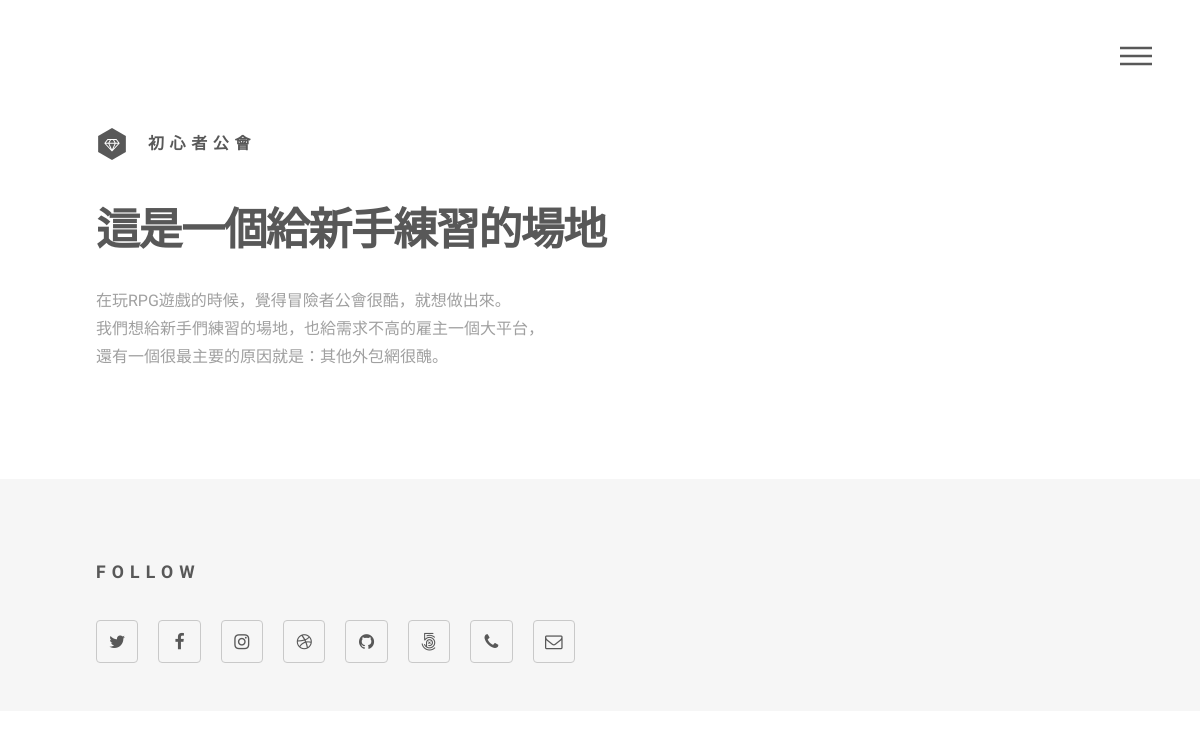
Before: /missionboard/ with the older database file.
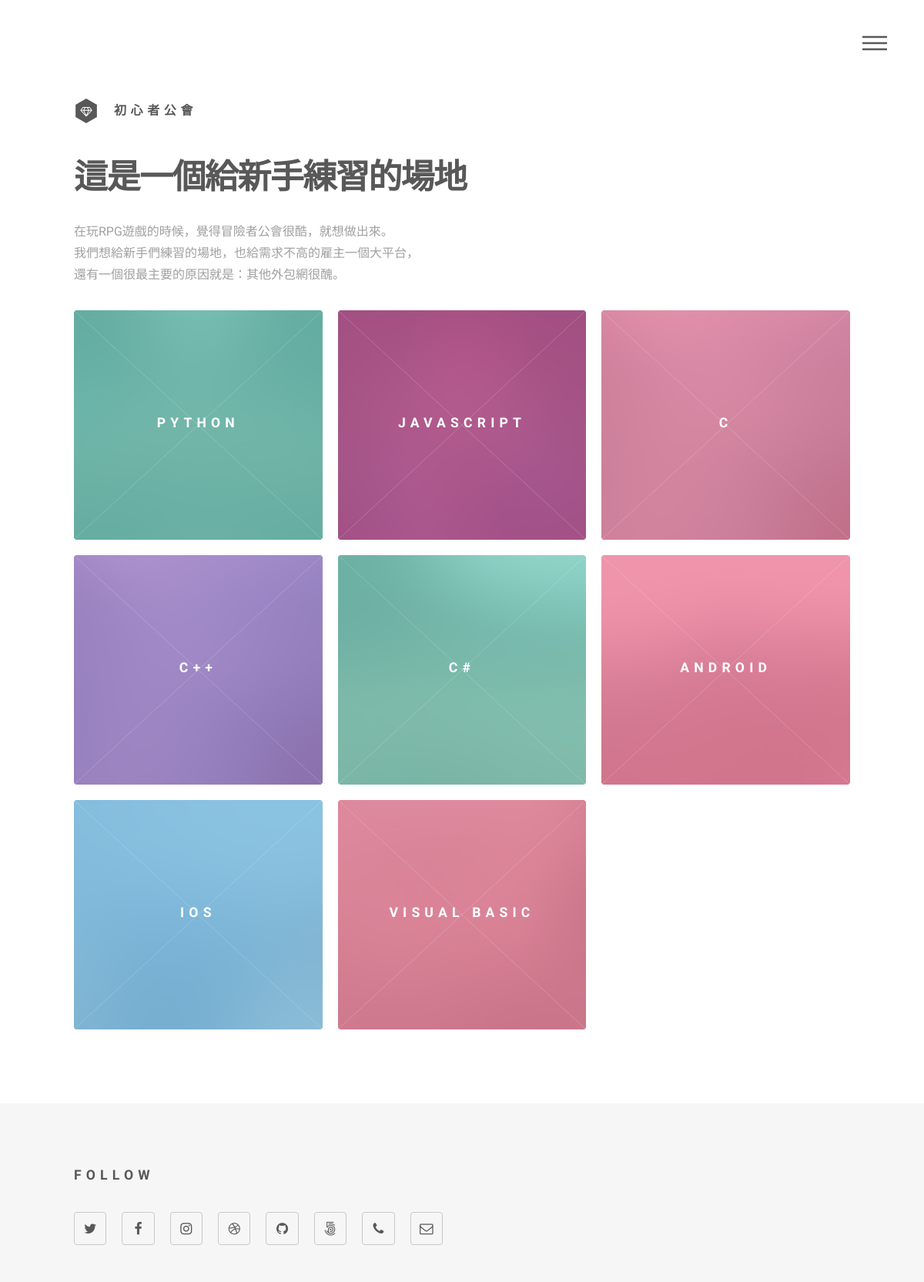
After: the same page with the newer database file.
### missionboard/models.py (models this page shows, shortened)
class Skill(models.Model):
    name = models.CharField(max_length=50)
    description = models.CharField(max_length=100)

### missionboard/views/pages.py (the view)
def index(request):
    skills = Skill.objects.all()
    for c in skills:
        c.style = 'style%s' % str(random.randrange(1, 6))
        c.img = 'images/pic%s.jpg' % str(random.randrange(1, 13)).zfill(2)
    if request.user.is_authenticated:
        context = {'u':request.user, 'skills': skills}
    else:
        context = {'skills': skills}
    return render(request, 'index.html', context)

### missionboard/templates/index.html (shortened to what this page needs)
{% extends "layout/base.html" %}
{% load static %}
{% block content %}
<div id="main">
	<div class="inner">
		<header>
			<h1>這是一個給新手練習的場地</h1>
			<p class="introduction gray 7u(xlarge) 7u(large)">
			在玩RPG遊戲的時候，覺得冒險者公會很酷，就想做出來。<br>我們想給新手們練習的場地，也給需求不高的雇主一個大平台，<br>還有一個很最主要的原因就是：其他外包網很醜。
			</p>
		</header>
		<section class="tiles">
			{% for c in skills %}
			<article class={{c.style}}>
				<span class="image">
					<img src="{% static c.img %}" alt="" />
				</span>
				<a href="form.html">
					<h2>{{c.name}}</h2>
				</a>
			</article>
			{% endfor %}
		</section>
	</div>
</div>
{% endblock %}

### missionboard/templates/layout/base.html (shortened to what this page needs)
{% load static %}
<!DOCTYPE HTML>
<html>
	<head>
		<link rel="stylesheet" href="{% static "assets/css/main.css" %}" />
	</head>
	<body>
			<div id="wrapper">
				{% include "layout/header.html" %}
				{% block content %}
				{% endblock %}
				{% include "layout/footer.html" %}
			</div>
	</body>
</html>

### missionboard/templates/layout/header.html (shortened to what this page needs)
{% load static %}
<header id="header">
  <div class="inner">
      <a href="{% url 'missionboard_index' %}" class="logo">
        <span class="symbol"><img src="{% static "images/logo.svg" %}" alt="" /></span>
        <span class="title">初心者公會</span>
      </a>
      <nav>
        <ul>
          <li><a href="#menu">Menu</a></li>
        </ul>
      </nav>
  </div>
</header>

### missionboard/templates/layout/footer.html
<footer id="footer">
  <div class="inner">
    <section>
      <h2>Follow</h2>
      <ul class="icons">
        <li><a href="#" class="icon style2 fa-twitter"><span class="label">Twitter</span></a></li>
        <li><a href="#" class="icon style2 fa-facebook"><span class="label">Facebook</span></a></li>
        <li><a href="#" class="icon style2 fa-instagram"><span class="label">Instagram</span></a></li>
        <li><a href="#" class="icon style2 fa-dribbble"><span class="label">Dribbble</span></a></li>
        <li><a href="#" class="icon style2 fa-github"><span class="label">GitHub</span></a></li>
        <li><a href="#" class="icon style2 fa-500px"><span class="label">500px</span></a></li>
        <li><a href="#" class="icon style2 fa-phone"><span class="label">Phone</span></a></li>
        <li><a href="#" class="icon style2 fa-envelope-o"><span class="label">Email</span></a></li>
      </ul>
    </section>
  </div>
</footer>

Changed rows visible on the page:
added Skill: name "PYTHON"
added Skill: name "JAVASCRIPT"
added Skill: name "C"
added Skill: name "C++"
added Skill: name "C#"
added Skill: name "ANDROID"
added Skill: name "IOS"
added Skill: name "VISUAL BASIC"
